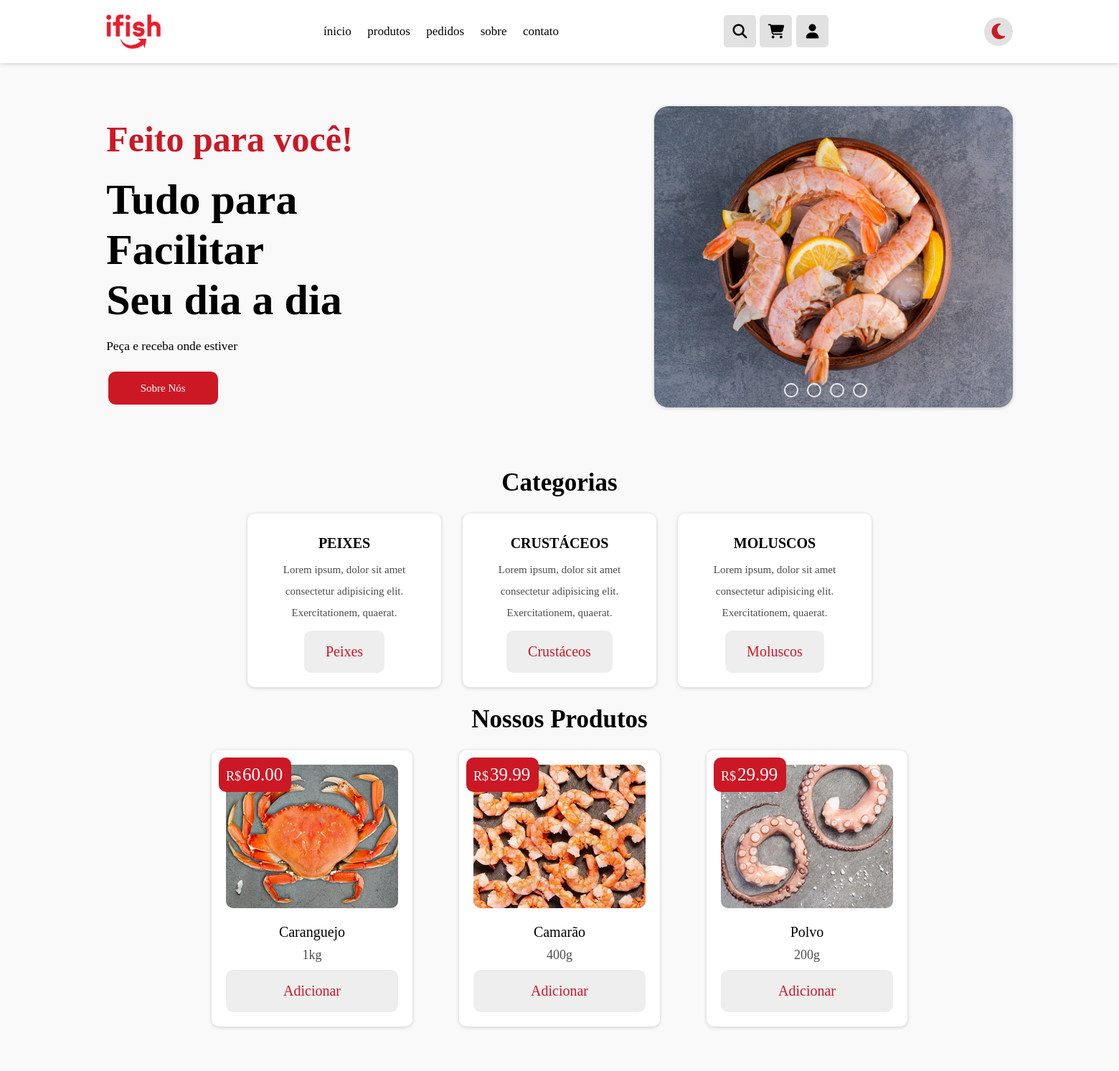
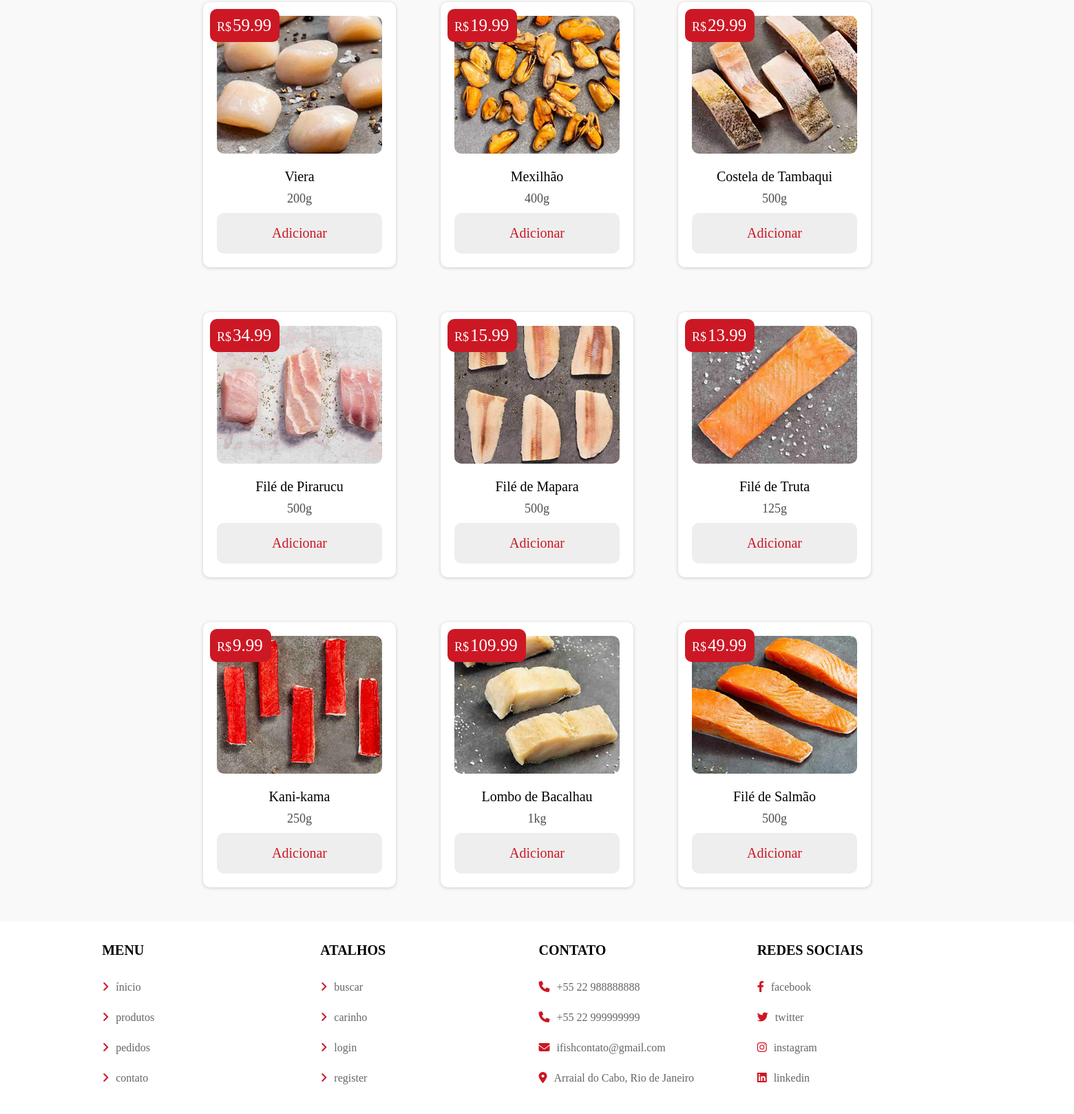
/ (signed in), run on the app's committed database (2 pictures, top to bottom).
### tables this page shows
CREATE TABLE `produto` (
  `id` int(100) NOT NULL,
  `nome` varchar(100) NOT NULL,
  `categoria` varchar(20) NOT NULL,
  `detalhe` varchar(500) NOT NULL,
  `preco` varchar(100) NOT NULL,
  `image` varchar(100) NOT NULL
);

### index.php (the view, shortened to what this page needs)
<!DOCTYPE html>
<html lang="pt-BR">
<head>
    <link rel="stylesheet" href="css/index.css">
    <link rel="stylesheet" href="css/header.css">
    <link rel="stylesheet" href="css/footer.css">
    <link rel="stylesheet" href="https://cdnjs.cloudflare.com/ajax/libs/font-awesome/6.2.0/css/all.min.css" />
</head>
<body class="body">
    <?php include 'header.php'; ?>
    <div class="inicial-main">
        <div class="inicial-left">
            <div class="inicial-text">
                <h4 class="text-h4">Feito para você!</h4>
                <h1 class="text-h1">Tudo para Facilitar<br>Seu dia a dia</h1>
                <p class="p" onclick="login_popup()">Peça e receba onde estiver</p>
                <a href="sobre.php" class="inicial-btn">Sobre Nós</a>
            </div>
        </div>
        <div class="inicial-right">
            <section class="container">
                <div class="slides">
                    <div class="imagens one">
                        <img src="img/slides/1_new.jpg" alt="imagens">
                    </div>
                </div>
                <div class="roll-slide">
                    <label for="radio-1" class="nav"></label>
                    <label for="radio-2" class="nav"></label>
                    <label for="radio-3" class="nav"></label>
                    <label for="radio-4" class="nav"></label>
                </div>
            </section>
        </div>
    </div>
    <section class="home-category">
        <h3 class="titulo">categorias</h3>
        <div class="box-container">
            <div class="box">
                <h3>peixes</h3>
                <p>Lorem ipsum, dolor sit amet consectetur adipisicing elit. Exercitationem, quaerat.</p>
                <a href="categoria.php?categoria=peixes" class="btn">peixes</a>
            </div>
            <div class="box">
                <h3>crustáceos</h3>
                <p>Lorem ipsum, dolor sit amet consectetur adipisicing elit. Exercitationem, quaerat.</p>
                <a href="categoria.php?categoria=crustáceos" class="btn">crustáceos</a>
            </div>
            <div class="box">
                <h3>moluscos</h3>
                <p>Lorem ipsum, dolor sit amet consectetur adipisicing elit. Exercitationem, quaerat.</p>
                <a href="categoria.php?categoria=moluscos" class="btn">moluscos</a>
            </div>
        </div>
    </section>
    <section class="produtos">
        <h1 class="titulo">nossos produtos</h1>
        <div class="box-container">
            <?php
            $select_products = $conn->prepare("SELECT * FROM `produto`");
            $select_products->execute();
            if ($select_products->rowCount() > 0) {
                while ($fetch_products = $select_products->fetch(PDO::FETCH_ASSOC)) {
            ?>
                    <div class="card-produtos">
                        <form action="" class="box" method="POST">
                            <div class="preco">R$<span><?= $fetch_products['preco']; ?></span></div>
                            <img src="uploaded_img/<?= $fetch_products['image']; ?>" alt="">
                            <div class="nome"><?= $fetch_products['nome']; ?></div>
                            <div class="detalhes"><?= $fetch_products['detalhe']; ?></div>
                            <input type="submit" value="Adicionar" class="btn" name="adicionar_carrinho">
                        </form>
                    </div>
            <?php
                }
            } else {
                echo '<p class="empty-produtos">nenhum produto disponível!</p>';
            }
            ?>
        </div>
    </section>
    <?php include 'footer.php'; ?>
</body>
</html>

### css/header.css (style rules this page uses)
:root { --white: #ffffff; --white-medium: #f9f9f9; --light-color: #666; --black: #000000; --red: #cc1825; --dark-red: #9a1e25; --box-shadow: 0 0.1rem 0.5rem #ccc; --box-shadow-dark: 0 0.1rem 0.5rem rgb(20, 20, 20); }
.btn { margin-top: 1rem; display: inline-block; padding: 1.8rem 3rem; font-size: 2rem; border-radius: 10px; color: var(--black); cursor: pointer; background: #fff; }

### data on the page
produto: preco "60.00", image (picture), nome "Caranguejo", detalhe "1kg"
produto: preco "39.99", image (picture), nome "Camarão", detalhe "400g"
produto: preco "29.99", image (picture), nome "Polvo", detalhe "200g"
produto: preco "59.99", image (picture), nome "Viera", detalhe "200g"
produto: preco "19.99", image (picture), nome "Mexilhão", detalhe "400g"
produto: preco "29.99", image (picture), nome "Costela de Tambaqui", detalhe "500g"
produto: preco "34.99", image (picture), nome "Filé de Pirarucu", detalhe "500g"
produto: preco "15.99", image (picture), nome "Filé de Mapara", detalhe "500g"
produto: preco "13.99", image (picture), nome "Filé de Truta", detalhe "125g"
produto: preco "9.99", image (picture), nome "Kani-kama", detalhe "250g"
produto: preco "109.99", image (picture), nome "Lombo de Bacalhau", detalhe "1kg"
produto: preco "49.99", image (picture), nome "Filé de Salmão", detalhe "500g"
